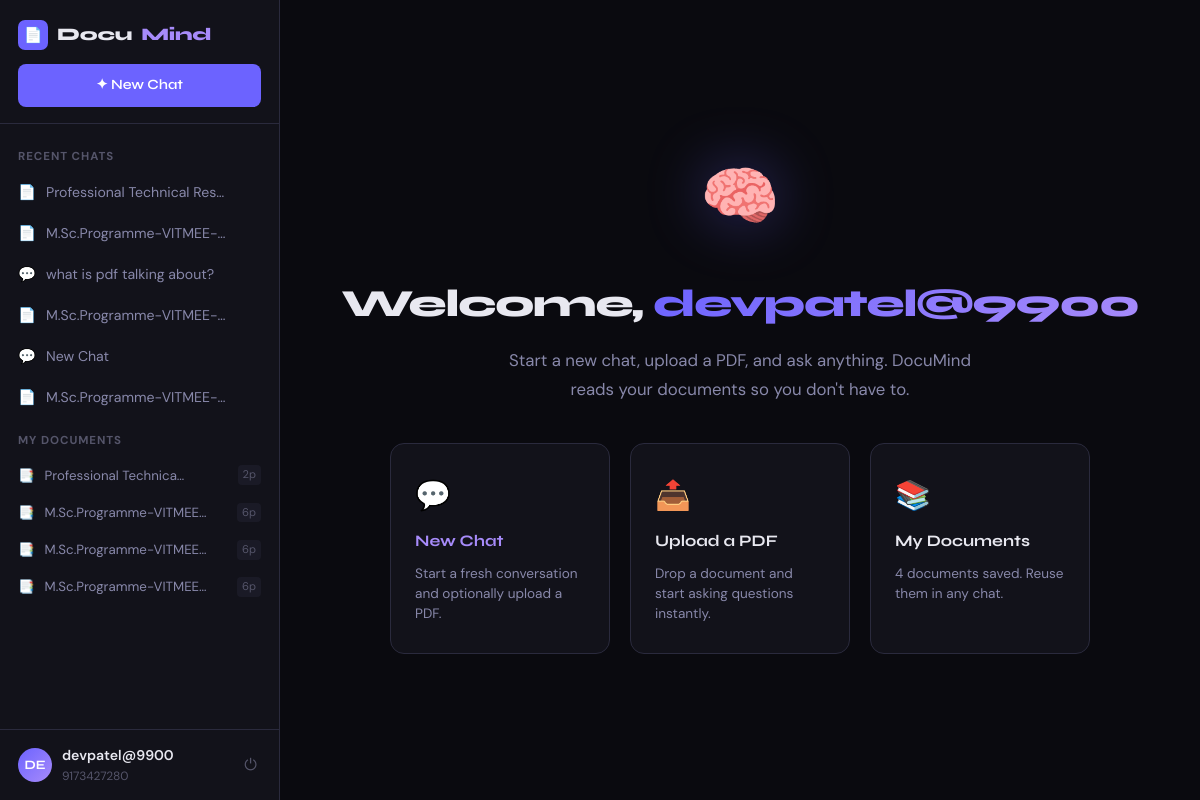
The app's page /chatbot/ (signed in) with its own data.
### chatbot/models.py (models this page shows, shortened)
class ChatSession(models.Model):
    user = models.ForeignKey(settings.AUTH_USER_MODEL, on_delete=models.CASCADE, related_name='sessions')
    document = models.ForeignKey(PDFDocument, on_delete=models.SET_NULL, null=True, blank=True)
    title = models.CharField(max_length=255, default='New Chat')
    created_at = models.DateTimeField(auto_now_add=True)
    updated_at = models.DateTimeField(auto_now=True)
    class Meta:
        ordering = ['-updated_at']

class PDFDocument(models.Model):
    user = models.ForeignKey(settings.AUTH_USER_MODEL, on_delete=models.CASCADE, related_name='documents')
    title = models.CharField(max_length=255)
    file = models.FileField(upload_to='media/pdfs/%Y/%m/%d/')
    extracted_text = models.TextField(blank=True, default='')
    page_count = models.IntegerField(default=0)
    file_size = models.BigIntegerField(default=0)
    uploaded_at = models.DateTimeField(auto_now_add=True)
    class Meta:
        ordering = ['-uploaded_at']

### accounts/models.py (models this page shows, shortened)
class CustomUser(AbstractUser):
    phone_number = models.CharField(
        validators=[phone_validator],
        max_length=17,
        unique=True,
        help_text='Required. Enter a valid phone number.'
    )
    avatar = models.ImageField(upload_to='avatars/', null=True, blank=True)
    created_at = models.DateTimeField(auto_now_add=True)
    REQUIRED_FIELDS = ['phone_number', 'email']
    def get_initials(self):
        if self.first_name and self.last_name:
            return f"{self.first_name[0]}{self.last_name[0]}".upper()
        return self.username[:2].upper()

### chatbot/views.py (the view)
# urls.py: path('', views.home, name='home'),
@login_required
def home(request):
    sessions = ChatSession.objects.filter(user=request.user).select_related('document')[:20]
    documents = PDFDocument.objects.filter(user=request.user)
    return render(request, 'chatbot/home.html', {
        'sessions': sessions,
        'documents': documents,
    })

### templates/chatbot/home.html (shortened to what this page needs)
{% extends 'base.html' %}
{% block content %}
<div class="app-layout">
    {% include 'chatbot/_sidebar.html' %}
    <div class="main-content">
        <div class="welcome-icon">🧠</div>
        <h1 class="welcome-title">Welcome, <span>{{ request.user.username }}</span></h1>
        <p class="welcome-sub">
            Start a new chat, upload a PDF, and ask anything. DocuMind reads your documents so you don't have to.
        </p>
        <div class="action-cards">
            <a href="{% url 'chatbot:new_session' %}" class="action-card">
                <div class="card-icon">💬</div>
                <div class="card-title">New Chat</div>
                <div class="card-desc">Start a fresh conversation and optionally upload a PDF.</div>
            </a>
            <div class="action-card" onclick="document.getElementById('quick-upload').click()">
                <div class="card-icon">📤</div>
                <div class="card-title">Upload a PDF</div>
                <div class="card-desc">Drop a document and start asking questions instantly.</div>
            </div>
            {% if documents %}
            <div class="action-card" onclick="document.querySelector('.sidebar-docs-section').scrollIntoView()">
                <div class="card-icon">📚</div>
                <div class="card-title">My Documents</div>
                <div class="card-desc">{{ documents.count }} document{{ documents.count|pluralize }} saved. Reuse them in any chat.</div>
            </div>
            {% endif %}
        </div>
    </div>
</div>
{% endblock %}

### templates/base.html (shortened to what this page needs)
<!DOCTYPE html>
<html lang="en">
<head>
</head>
<body>
    {% block content %}{% endblock %}
</body>
</html>

### templates/chatbot/_sidebar.html (shortened to what this page needs)
<aside class="sidebar">
    <div class="sidebar-header">
        <div class="sidebar-logo">
            <div class="logo-icon">📄</div>
            Docu<span>Mind</span>
        </div>
        <a href="{% url 'chatbot:new_session' %}" class="new-chat-btn">
            ✦ New Chat
        </a>
    </div>
    <div class="sidebar-body">
        {% if sessions %}
        <div class="sidebar-section-title">Recent Chats</div>
        {% for s in sessions %}
        <div class="session-item {% if request.resolver_match.kwargs.session_id == s.id|stringformat:'i' %}active{% endif %}">
            <span class="session-icon">{% if s.document %}📄{% else %}💬{% endif %}</span>
            <a href="{% url 'chatbot:session' s.id %}" class="session-label" style="color:inherit;text-decoration:none;">
                {{ s.title|truncatechars:30 }}
            </a>
            <form method="post" action="{% url 'chatbot:delete_session' s.id %}" style="margin:0">
            </form>
        </div>
        {% endfor %}
        {% endif %}
        {% if documents %}
        <div class="sidebar-section-title sidebar-docs-section">My Documents</div>
        {% for doc in documents %}
        <div class="doc-item">
            <span>📑</span>
            <span style="flex:1;overflow:hidden;text-overflow:ellipsis;white-space:nowrap;" title="{{ doc.title }}">{{ doc.title|truncatechars:22 }}</span>
            <span class="doc-badge">{{ doc.page_count }}p</span>
        </div>
        {% endfor %}
        {% endif %}
    </div>
    <div class="sidebar-footer">
        <div class="user-info">
            <div class="user-avatar">{{ request.user.get_initials }}</div>
            <div class="user-details">
                <div class="user-name">{{ request.user.username }}</div>
                <div class="user-phone">{{ request.user.phone_number }}</div>
            </div>
            <a href="{% url 'accounts:logout' %}" class="logout-btn" title="Sign out">⏻</a>
        </div>
    </div>
</aside>

### records on screen
ChatSession: title "Professional Technical Res…"
ChatSession: title "M.Sc.Programme-VITMEE-…"
ChatSession: title "what is pdf talking about?"
ChatSession: title "M.Sc.Programme-VITMEE-…"
ChatSession: title "New Chat"
ChatSession: title "M.Sc.Programme-VITMEE-…"
PDFDocument: title "Professional Technica…", page_count "2"
PDFDocument: title "M.Sc.Programme-VITMEE…", page_count "6"
PDFDocument: title "M.Sc.Programme-VITMEE…", page_count "6"
PDFDocument: title "M.Sc.Programme-VITMEE…", page_count "6"
CustomUser: user.get_initials "DE", user.username "devpatel@9900", user.phone_number "9173427280"

### other values on screen
{{ documents.count }} "4"
